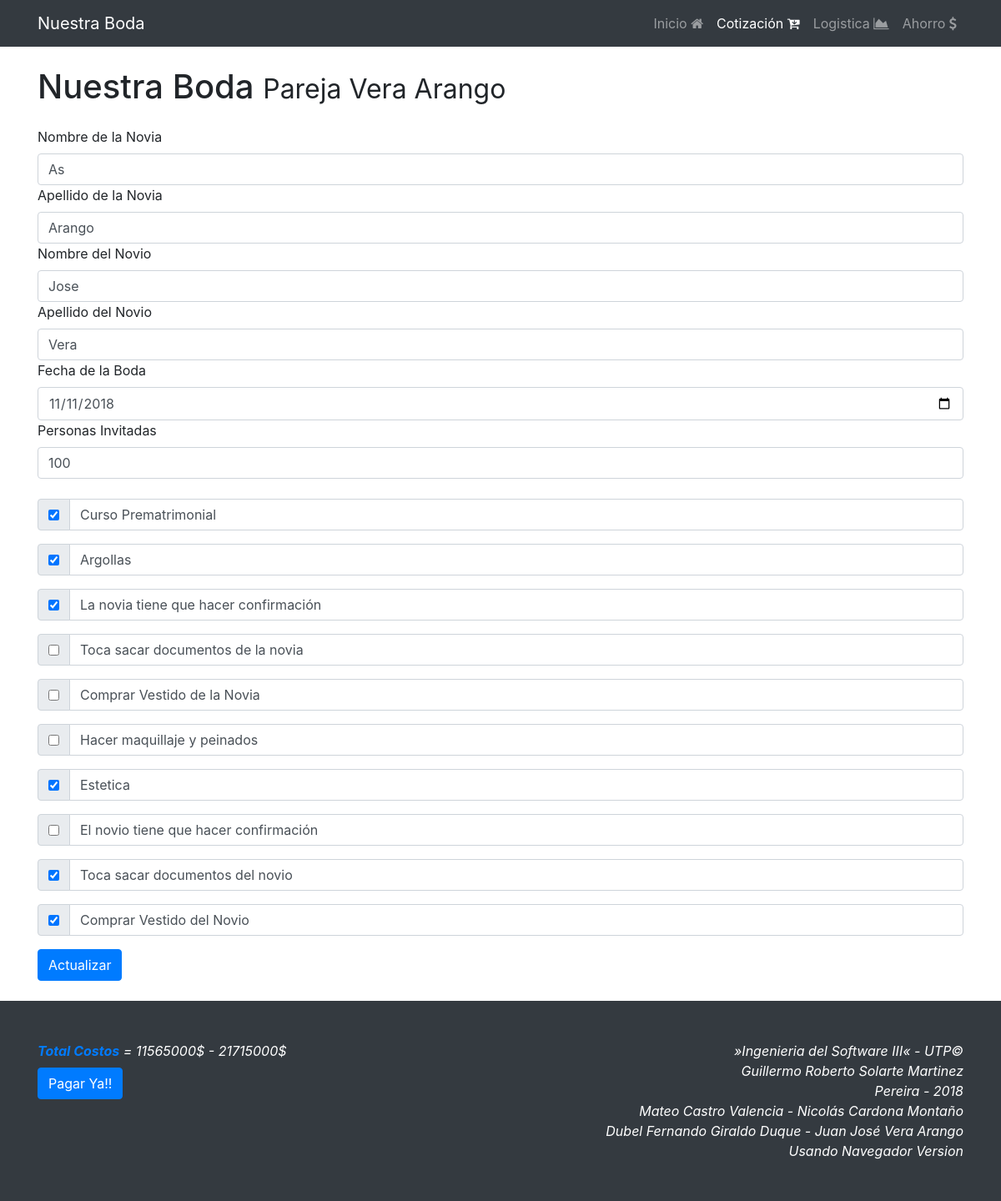
/cotizacion/pareja, run on an earlier commit of the app's database.
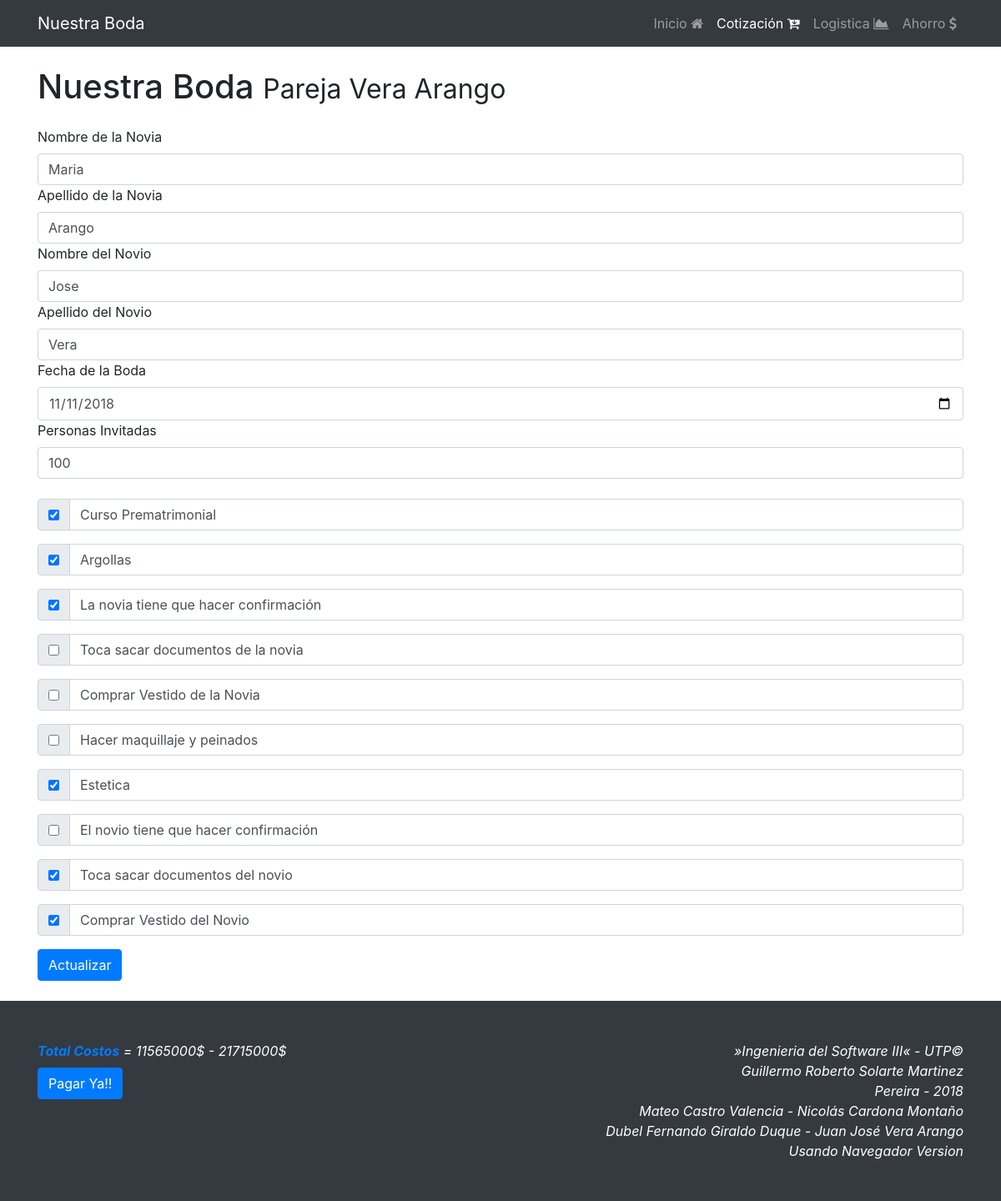
And on a later commit of the database.
### app/models.py (models this page shows)
class Boda(models.Model):
	nombre_novia = models.CharField(max_length=50)
	apellido_novia = models.CharField(max_length=50)
	nombre_novio = models.CharField(max_length=50)
	apellido_novio = models.CharField(max_length=50)
	fecha_hora = models.DateTimeField()
	personas = models.IntegerField()
	costo_bajo = models.IntegerField()
	costo_alto = models.IntegerField()
	def __str__(self):
		return str("{} {}".format(self.apellido_novio, self.apellido_novia))

### app/views.py (the view, shortened to what this page needs)
# urls.py: path('cotizacion/pareja', views.pareja, name='pareja'),
def pareja(request):
	boda = Boda.objects.all()
	if not len(boda):
		boda_form = Boda_Form(request.POST or None)
		pareja_form = Pareja_Form(request.POST or None)
		context = {
			'costos' : '0$-0$',
			'boda_form' : boda_form,
			'pareja_form' : pareja_form
		}
		if boda_form.is_valid() and pareja_form.is_valid():
			form_data = boda_form.cleaned_data
			nombre_novia = form_data.get("nombre_novia")
			apellido_novia = form_data.get("apellido_novia")
			nombre_novio = form_data.get("nombre_novio")
			apellido_novio = form_data.get("apellido_novio")
			fecha_hora = form_data.get("fecha_hora")
			personas = form_data.get("personas")
			costo_bajo = 0
			costo_alto = 0
			form_data = pareja_form.cleaned_data
			curso_pre = form_data.get("curso_pre")
			argollas = form_data.get("argollas")
			confirmacion_novia = form_data.get("confirmacion_novia")
			docs_novia = form_data.get("docs_novia")
			vestido_novia = form_data.get("vestido_novia")
			maquillaje_peinado = form_data.get("maquillaje_peinado")
			estetica = form_data.get("estetica")
			confirmacion_novio = form_data.get("confirmacion_novio")
			docs_novio = form_data.get("docs_novio")
			vestido_novio = form_data.get("vestido_novio")
			new_boda = Boda.objects.create(nombre_novia=nombre_novia, apellido_novia=apellido_novia, nombre_novio=nombre_novio,
				apellido_novio=apellido_novio, fecha_hora=fecha_hora, personas=personas, costo_bajo=costo_bajo,
				costo_alto=costo_alto)
			pareja = Pareja.objects.create(curso_pre=curso_pre, argollas=argollas, confirmacion_novia=confirmacion_novia,
				docs_novia=docs_novia, vestido_novia=vestido_novia, maquillaje_peinado=maquillaje_peinado,
				estetica=estetica, confirmacion_novio=confirmacion_novio, docs_novio=docs_novio, vestido_novio=vestido_novio)
			calcular_costos()
			return HttpResponseRedirect('pareja')
		return render(request, 'pareja.html', context)
	else:
		up_pareja = Pareja.objects.all()[0]
		up_boda = Boda.objects.all()[0]
		costos = "{}$ - {}$".format(up_boda.costo_bajo, up_boda.costo_alto)
		boda_form = Boda_Form(request.POST or None, instance=up_boda)
		pareja_form = Pareja_Form(request.POST or None, instance=up_pareja)
		context = {
			'costos' : costos,
			'boda_form' : boda_form,
			'pareja_form' : pareja_form
		}
		context = {
			'costos' : costos,
			'identificacion' : up_boda,
			'boda_form' : boda_form,
			'pareja_form' : pareja_form,
			'nombre_novia' : up_boda.nombre_novia,
			'apellido_novia' : up_boda.apellido_novia,
			'nombre_novio' : up_boda.nombre_novio,
			'apellido_novio' : up_boda.apellido_novio,
			'fecha_hora' : up_boda.fecha_hora,
			'personas' : up_boda.personas,
			'curso_pre' : up_pareja.curso_pre,
			'argollas' : up_pareja.argollas,
			'confirmacion_novia' : up_pareja.confirmacion_novia,
			'docs_novia' : up_pareja.docs_novia,
			'vestido_novia' : up_pareja.vestido_novia,
			'maquillaje_peinado' : up_pareja.maquillaje_peinado,
			'vestido_novia' : up_pareja.vestido_novia,
			'estetica' : up_pareja.estetica,
			'confirmacion_novio' : up_pareja.confirmacion_novio,
			'docs_novio' : up_pareja.docs_novio,
			'vestido_novio' : up_pareja.vestido_novio
		}
	return render(request, 'pareja_edit.html', context)

### app/forms.py
class Boda_Form(forms.ModelForm):
	class Meta:
		model = Boda
		fields = ["nombre_novia", "apellido_novia", "nombre_novio", "apellido_novio", "fecha_hora", "personas"]

class Pareja_Form(forms.ModelForm):
	class Meta:
		model = Pareja
		fields = ["curso_pre", "argollas", "confirmacion_novia", "docs_novia", "vestido_novia", "maquillaje_peinado",
		"vestido_novia", "estetica", "confirmacion_novio" , "docs_novio", "vestido_novio"]

### app/templates/pareja_edit.html (shortened to what the changed rows need)
{% extends "base.html" %}
{% load static %}
{% block jumbotrom %}Pareja {{ identificacion }}{% endblock %}
{% block container %}
{% if boda_form and pareja_form %}
  <form method="POST" onsubmit="return validar();"> {% csrf_token %}
  <label>Nombre de la Novia</label>
  <input type="text" id="nombre_novia" value="{{nombre_novia}}" name="nombre_novia" class="form-control" placeholder="Nombre Novia" required="True">
  <label>Apellido de la Novia</label>
  <input type="text" id="apellido_novia" value="{{apellido_novia}}" name="apellido_novia" class="form-control" placeholder="Apellido Novia" required="True">
  <label>Nombre del Novio</label>
  <input type="text" id="nombre_novio" value="{{nombre_novio}}" name="nombre_novio" class="form-control" placeholder="Nombre Novio" required="True">
  <label>Apellido del Novio</label>
  <input type="text" id="apellido_novio" value="{{apellido_novio}}" name="apellido_novio" class="form-control" placeholder="Apellido Novio" required="True">
  <label for="inputdate">Fecha de la Boda</label>
  <input type="date" id="fecha_hora" value='{{fecha_hora|date:"Y-m-d"}}' name="fecha_hora" class="form-control" placeholder="Fecha Graduación">
  <label >Personas Invitadas</label>
  <input type="text" id="personas" value="{{personas}}" name="personas" class="form-control" placeholder="Cantidad de Personas)" required="True">
  <br>
  <div class="input-group mb-3">
    <div class="input-group-prepend">
      <div class="input-group-text">
      <input type="checkbox" id="curso_pre" {% if curso_pre %}checked{% endif%}  name="curso_pre">
      </div>
    </div>
    <label class="form-control">Curso Prematrimonial</label>
  </div>
  <div class="input-group mb-3">
    <div class="input-group-prepend">
      <div class="input-group-text">
      <input type="checkbox" id="argollas" {% if argollas %}checked{% endif%}  name="argollas">
      </div>
    </div>
    <label class="form-control">Argollas</label>
  </div>
  <div class="input-group mb-3">
    <div class="input-group-prepend">
      <div class="input-group-text">
      <input type="checkbox" id="confirmacion_novia" {% if confirmacion_novia %}checked{% endif%}  name="confirmacion_novia">
      </div>
    </div>
    <label class="form-control">La novia tiene que hacer confirmación</label>
  </div>
  <div class="input-group mb-3">
    <div class="input-group-prepend">
      <div class="input-group-text">
      <input type="checkbox" id="docs_novia" {% if docs_novia %}checked{% endif%} name="docs_novia"  >
      </div>
    </div>
    <label class="form-control">Toca sacar documentos de la novia</label>
  </div>
  <div class="input-group mb-3">
    <div class="input-group-prepend">
      <div class="input-group-text">
      <input type="checkbox" id="vestido_novia" {% if vestido_novia %}checked{% endif%} name="vestido_novia" >
      </div>
    </div>
    <label class="form-control">Comprar Vestido de la Novia</label>
  </div>
  <div class="input-group mb-3">
    <div class="input-group-prepend">
      <div class="input-group-text">
      <input type="checkbox" id="maquillaje_peinado" {% if maquillaje_peinado %}checked{% endif%} name="maquillaje_peinado">
      </div>
    </div>
    <label class="form-control">Hacer maquillaje y peinados</label>
  </div>
  <div class="input-group mb-3">
    <div class="input-group-prepend">
      <div class="input-group-text">
      <input type="checkbox" id="estetica" {% if estetica %}checked{% endif%}  name="estetica" >
      </div>
    </div>
    <label class="form-control">Estetica</label>
  </div>
  <div class="input-group mb-3">
    <div class="input-group-prepend">
      <div class="input-group-text">
      <input type="checkbox" id="confirmacion_novio" {% if confirmacion_novio %}checked{% endif%}  name="confirmacion_novio">
      </div>
    </div>
    <label class="form-control">El novio tiene que hacer confirmación</label>
  </div>
  <div class="input-group mb-3">
    <div class="input-group-prepend">
      <div class="input-group-text">
      <input type="checkbox" id="docs_novio" {% if docs_novio %}checked{% endif%}  name="docs_novio"">
      </div>
    </div>
    <label class="form-control">Toca sacar documentos del novio</label>
  </div>
  <div class="input-group mb-3">
    <div class="input-group-prepend">
      <div class="input-group-text">
      <input type="checkbox" id="vestido_novio" {% if vestido_novio %}checked{% endif%}  name="vestido_novio">
      </div>
    </div>
    <label class="form-control">Comprar Vestido del Novio</label>
  </div>
  <button type="submit" class="btn btn-primary">Actualizar</button>
  </form>
{% endif %}
{% endblock %}

What changed in the data, as far as the page shows it:
changed Boda "Vera Arango": nombre_novia "As" → "Maria"
